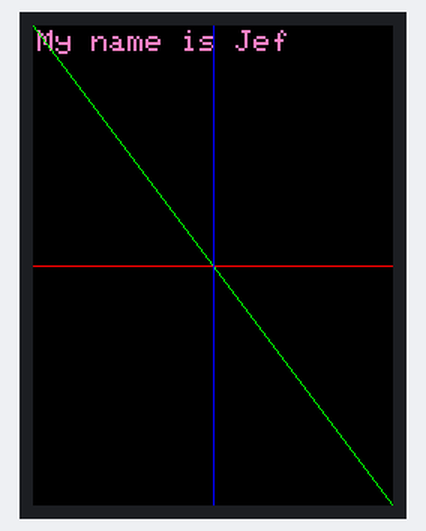
A sketch run on a simulated Arduino Nano, built with avr-gcc and run on an emulated ATmega328P. On the bench: 240×320 colour display. What the sketch prints to the serial monitor is not drawn.

Above: at 0.3 s.

The sketch:

screen_test.ino
```cpp
#include "SPI.h"
#include "Adafruit_GFX.h"
#include "Adafruit_ILI9341.h"

// Define pins for the Nano
#define TFT_DC 9
#define TFT_CS 10
#define TFT_RST 8

// Initialize the display using hardware SPI
Adafruit_ILI9341 tft = Adafruit_ILI9341(TFT_CS, TFT_DC, TFT_RST);

void setup() {
  Serial.begin(9600);
  Serial.println("ILI9341 Test");
  tft.begin();

  // Set orientation (0-3)
  tft.setRotation(0);

  // Clear screen
  tft.fillScreen(ILI9341_BLACK);

  // Write "Hello World"
  tft.setCursor(20, 100);       // (x, y) coordinates
  tft.setTextColor(ILI9341_BLACK);
  tft.setTextSize(3);          // Font size 1-5
  tft.println("Hello World!");

  // Write colored text
  tft.setCursor(3, 3);
  tft.setTextColor(ILI9341_PINK);
  tft.setTextSize(2);
  tft.println("My name is Jef");

  // Draw a red horizontal line
  tft.drawLine(0, 160, 240, 160, ILI9341_RED);

// Draw a green diagonal line
  tft.drawLine(0, 0, 240, 320, ILI9341_GREEN);

// Draw a blue vertical line
  tft.drawLine(120, 0, 120, 320, ILI9341_BLUE);
}

void loop() {
  // Empty loop
}
```
